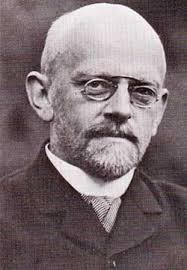
#> input picture DavidHilbert.jpeg, 187 x 270 px
$ python functions.py
#> lines starting #> are read from the running program, lines starting #| are printed output that depends on the picture
from PIL import Image
import numpy as np

# Função para achar pontos na curva de hilbert
def Hilbert_Curve(index, length=1, level=1, offset=False):
    # Define os 4 primeiros pontos da curva de Hilbert (ordem base)
    points = [
        [0, 0],  # canto inferior esquerdo
        [0, 1],  # canto superior esquerdo
        [1, 1],  # canto superior direito
        [1, 0]   # canto inferior direito
    ]

    # Obtém os dois últimos bits do índice para determinar a posição inicial
    i = index & 3
    point = points[i]

    # Loop para cada nível da curva de Hilbert (aumenta a resolução da curva)
    for x in range(1, level):
        val = 2**x  # Fator de escala para este nível (tamanho do quadrante atual)

        # Desloca o índice 2 bits para a direita para obter os próximos bits relevantes
        index = index >> 2
        i = index & 3  # Obtém os próximos dois bits

        # Modifica o ponto atual com base no valor de i
        if i == 0:
            # Rotação no sentido horário (espelha diagonalmente)
            point[0], point[1] = point[1], point[0]

        elif i == 1:
            # Move o ponto para cima
            point[1] += val

        elif i == 2:
            # Move o ponto para cima e para a direita
            point[0] += val
            point[1] += val

        elif i == 3:
            # Reflexão + rotação no sentido anti-horário
            point[0], point[1] = val - 1 - point[1], val - 1 - point[0]
            point[0] += val  # Move para a direita

    # Escala o ponto para a resolução desejada (multiplica pelo tamanho do quadrado)
    point = [
        point[0] * length,
        point[1] * length
    ]

    # Adiciona deslocamento opcional (para centralizar o ponto no quadrado)
    if offset:
        point = [
            point[0] + length / 2,
            point[1] + length / 2
        ]

    return point  # Retorna o ponto (x, y) final na curva de Hilbert


# Função para devolver lista de rgb de cada pixel de uma imagem
#  com o padrão da Curva de Hilbert
def Pixels(caminho_imagem='DavidHilbert.jpeg', porcentagem=0.07):

    # Abrir a imagem e redimensionar
#> called with caminho_imagem = 'DavidHilbert.jpeg', porcentagem = 0.07
    imagem = Image.open(caminho_imagem).convert("RGB").resize((512, 512))
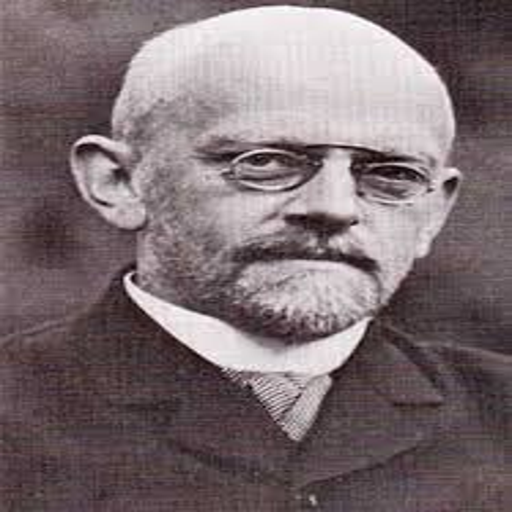
#> imagem: PIL image 512x512 RGB; mean R, G, B 123.3, 109.6, 113.2

    # Parâmetros da curva de Hilbert
    s = 9  # Nível da curva
    n = 2**s  # Divisões por lado
    t = n * n  # Total de pontos

    largura = altura = 512
    tamanho_celula = largura / n

    # Gerar os pontos da curva
    hilbert_points = [Hilbert_Curve(i, tamanho_celula, s, True) for i in range(t)]

    # Obter os valores RGB na ordem da curva de Hilbert  262144 13108
    pixels = imagem.load()
    cores_rgb = []

    tam = len(hilbert_points)
    passo = int(tam / (tam * porcentagem))

    for ponto in range(0, tam, passo):
        x, y = int(hilbert_points[ponto][0]), int(hilbert_points[ponto][1])
        if 0 <= x < imagem.width and 0 <= y < imagem.height:
            rgb = pixels[x, y]
            cores_rgb.append(rgb)
#> this loop made 18725 passes
#> rgb on passes 1 to 12: (149, 130, 134), (143, 124, 128), (135, 116, 120), (148, 129, 133), (140, 121, 125), (134, 115, 119), (139, 120, 124), (151, 132, 136), (154, 135, 139), (153, 134, 138), (148, 129, 133), (140, 121, 125)
#> after the loop, cores_rgb = 18725 items, first 6: (149, 130, 134), (143, 124, 128), (135, 116, 120), (148, 129, 133), (140, 121, 125), (134, 115, 119)

    return cores_rgb;

def analisar_imagem(caminho_imagem='DavidHilbert.jpeg'):
    # Abrir a imagem e redimensionar
    imagem = Image.open(caminho_imagem).convert("RGB").resize((128, 128))  # Reduz para performance
    pixels = np.array(imagem).reshape(-1, 3) / 255.0  # Normaliza para 0-1

    brilho_medio = np.mean(np.mean(pixels, axis=1))
    saturacao_media = np.mean(np.max(pixels, axis=1) - np.min(pixels, axis=1))

    cores_unicas = len(np.unique(pixels.round(2), axis=0))
    variedade_de_cores = cores_unicas / (128*128)

    cor_media = np.mean(pixels, axis=0)  # média de (r, g, b)

    return brilho_medio, saturacao_media, variedade_de_cores, cor_media


if __name__ == "__main__":
    print(len(Pixels()))
